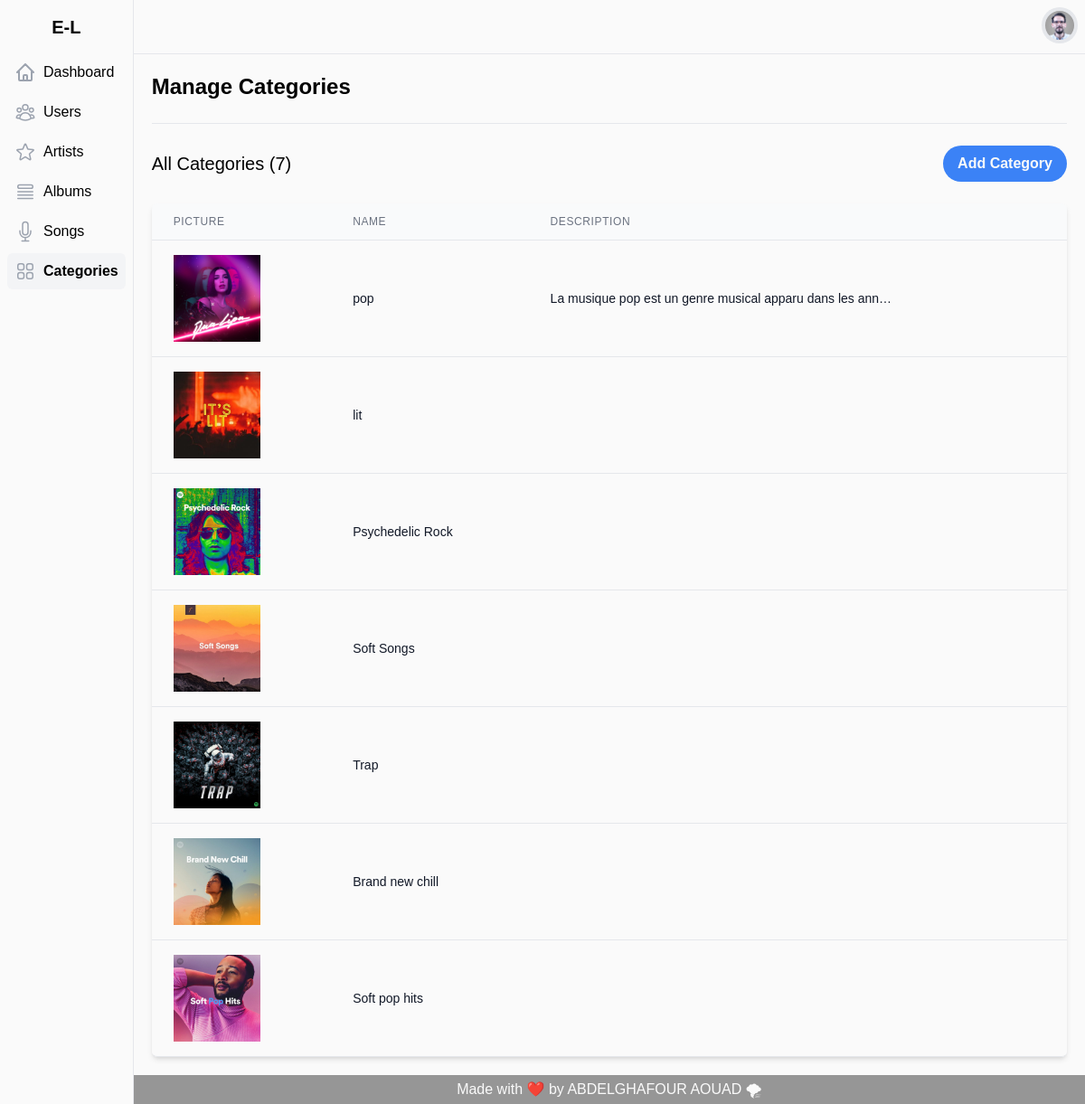
The app's page /categories.php, older data.
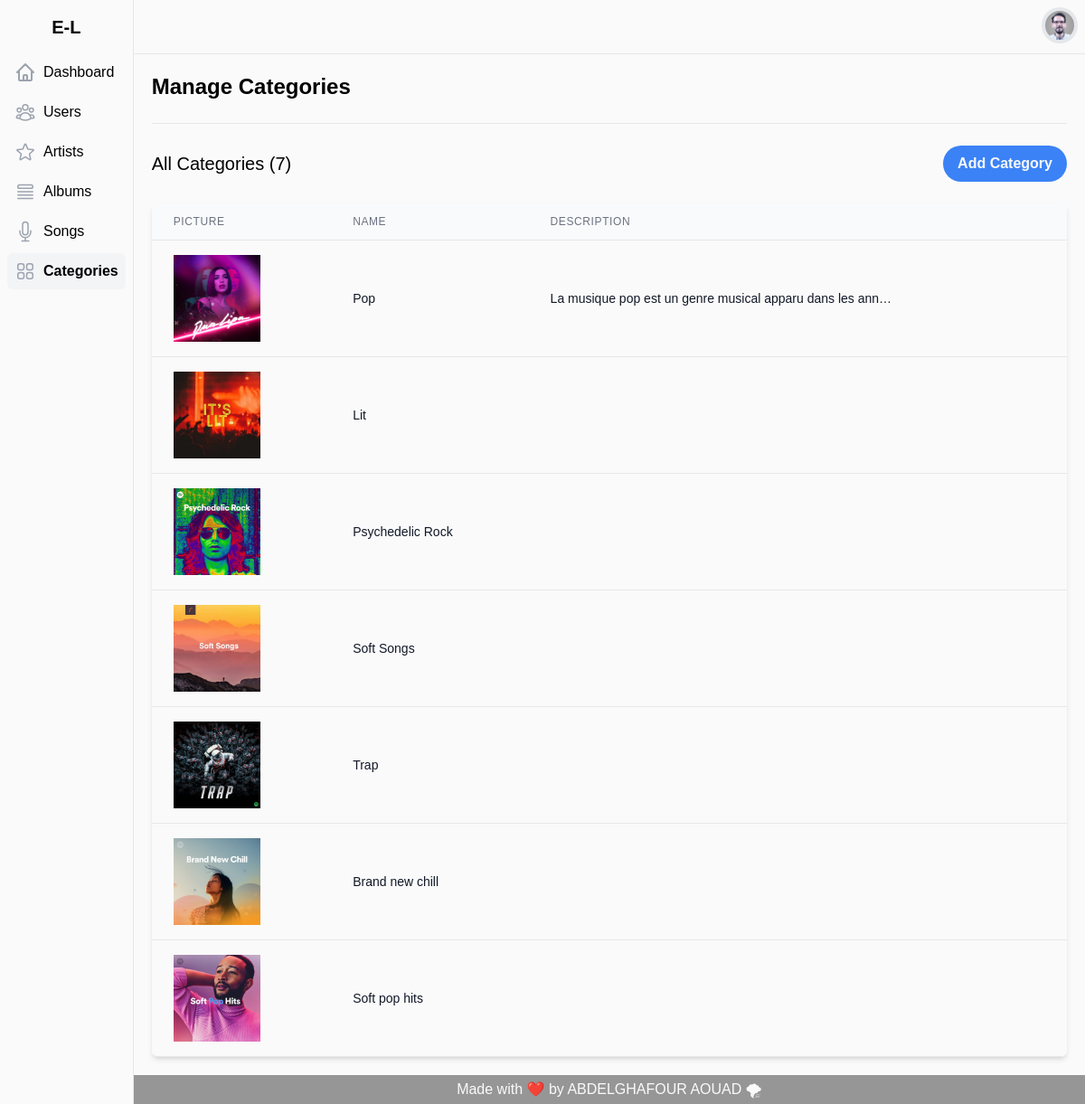
The same page, newer data.
### tables this page shows
CREATE TABLE IF NOT EXISTS `categories` (
  `id` int NOT NULL AUTO_INCREMENT,
  `name` varchar(100) NOT NULL,
  `description` text NOT NULL,
  `image` text NOT NULL,
  PRIMARY KEY (`id`)
);

### models/connection.php (called while the page is built, shortened)
<?php
class Connection
{
  private $serv = 'localhost';
  private $user = 'root';
  private $pass = '';
  private $bd = 'e-lyrics';
  private function pdoConnection()
  {
    $con = new PDO('mysql:host=' . $this->serv . ';dbname=' . $this->bd, $this->user, $this->pass);
    $con->setAttribute(PDO::ATTR_DEFAULT_FETCH_MODE, PDO::FETCH_ASSOC);
    try {
      return $con;
    } catch (PDOException $e) {
      echo 'Database Error: ' . $e->getMessage();
    }
  }
  public function connect()
  {
    return $this->pdoConnection();
  }
}

### models/category.php (called while the page is built, shortened)
<?php
require_once 'connection.php';
class Category extends Connection
{
      public function allCategories()
      {
            $sql = "SELECT * FROM categories";
            $stmt = $this->connect()->prepare($sql);
            $stmt->execute();
            $result = $stmt->fetchAll();
            return $result;
      }
}

### views/tab-categories.php (the view)
<?php
require_once 'models/category.php';
$categories = (new Category)->allCategories();
?>
<div class="flex flex-col mt-6">
      <div class="-my-2 overflow-x-auto sm:-mx-6 lg:-mx-8">
            <div class="inline-block min-w-full py-2 align-middle sm:px-6 lg:px-8">
                  <div class="overflow-hidden border-b border-gray-200 rounded-md shadow-md">
                        <table class="min-w-full overflow-x-scroll divide-y divide-gray-200">
                              <thead class="bg-gray-50">
                                    <tr>
                                          <th scope="col" class="px-6 py-3 text-xs font-medium tracking-wider text-left text-gray-500 uppercase">Picture</th>
                                          <th scope="col" class="px-6 py-3 text-xs font-medium tracking-wider text-left text-gray-500 uppercase">Name</th>
                                          <th scope="col" class="px-6 py-3 text-xs font-medium tracking-wider text-left text-gray-500 uppercase">Description</th>
                                    </tr>
                              </thead>
                              <tbody class="bg-white divide-y divide-gray-200">
                                    <?php
                                    foreach ($categories as  $category) { ?>
                                          <tr class="transition-all hover:bg-gray-100 hover:shadow-lg" onclick="getCategory(<?= $category['id'] ?>)" id="<?= $category['id'] ?>">
                                                <td class="px-6 py-4 whitespace-nowrap">
                                                      <div class="flex items-center">
                                                            <div class="flex-shrink-0 md:w-24 w-14">
                                                                  <img class="picture" category="<?= $category['image'] ?>" src="assets/img/categories/<?= $category['image'] ?>" alt="" />
                                                            </div>
                                                      </div>
                                                </td>
                                                <td class="category px-6 py-4 whitespace-nowrap">
                                                      <p class="name text-sm truncate max-w-sm text-gray-900" category="<?= $category['name'] ?>"><?= $category['name'] ?></p>
                                                </td>
                                                <td class="category px-6 py-4 whitespace-nowrap">
                                                      <p class="description text-sm truncate max-w-sm text-gray-900" category="<?= $category['description'] ?>"><?= $category['description'] ?></p>
                                                </td>
                                          </tr>
                                    <?php } ?>
                              </tbody>
                        </table>
                  </div>
            </div>
      </div>
</div>

Row changes from the older to the newer data that the page shows:
changed categories "La musique pop est un genre musical apparu dans les ann…": name "pop" → "Pop"
changed categories: name "lit" → "Lit"
